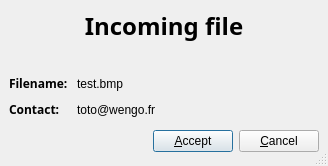
<ui version="4.0" >
 <author></author>
 <comment></comment>
 <exportmacro></exportmacro>
 <class>AcceptDialog</class>
 <widget class="QDialog" name="AcceptDialog" >
  <property name="geometry" >
   <rect>
    <x>0</x>
    <y>0</y>
    <width>328</width>
    <height>166</height>
   </rect>
  </property>
  <property name="windowTitle" >
   <string>File Transfer</string>
  </property>
  <property name="sizeGripEnabled" >
   <bool>true</bool>
  </property>
  <layout class="QGridLayout" >
   <property name="margin" >
    <number>9</number>
   </property>
   <property name="spacing" >
    <number>6</number>
   </property>
   <item row="2" column="0" >
    <layout class="QGridLayout" >
     <property name="margin" >
      <number>0</number>
     </property>
     <property name="spacing" >
      <number>6</number>
     </property>
     <item row="1" column="1" >
      <widget class="QLabel" name="contactLabel" >
       <property name="text" >
        <string>toto@wengo.fr</string>
       </property>
      </widget>
     </item>
     <item row="0" column="1" >
      <widget class="QLabel" name="filenameLabel" >
       <property name="text" >
        <string>test.bmp</string>
       </property>
      </widget>
     </item>
     <item row="0" column="2" >
      <spacer>
       <property name="orientation" >
        <enum>Qt::Horizontal</enum>
       </property>
       <property name="sizeHint" >
        <size>
         <width>40</width>
         <height>20</height>
        </size>
       </property>
      </spacer>
     </item>
     <item row="1" column="0" >
      <widget class="QLabel" name="label_3" >
       <property name="text" >
        <string>&lt;html>&lt;head>&lt;meta name="qrichtext" content="1" />&lt;/head>&lt;body style=" white-space: pre-wrap; font-family:Sans Serif; font-size:9pt; font-weight:400; font-style:normal; text-decoration:none;">&lt;p style=" margin-top:0px; margin-bottom:0px; margin-left:0px; margin-right:0px; -qt-block-indent:0; text-indent:0px;">&lt;span style=" font-weight:600;">Contact: &lt;/span>&lt;/p>&lt;/body>&lt;/html></string>
       </property>
      </widget>
     </item>
     <item row="0" column="0" >
      <widget class="QLabel" name="label_2" >
       <property name="text" >
        <string>&lt;html>&lt;head>&lt;meta name="qrichtext" content="1" />&lt;/head>&lt;body style=" white-space: pre-wrap; font-family:Sans Serif; font-size:9pt; font-weight:400; font-style:normal; text-decoration:none;">&lt;p style=" margin-top:0px; margin-bottom:0px; margin-left:0px; margin-right:0px; -qt-block-indent:0; text-indent:0px;">&lt;span style=" font-weight:600;">Filename: &lt;/span>&lt;/p>&lt;/body>&lt;/html></string>
       </property>
      </widget>
     </item>
     <item row="1" column="2" >
      <spacer>
       <property name="orientation" >
        <enum>Qt::Horizontal</enum>
       </property>
       <property name="sizeHint" >
        <size>
         <width>40</width>
         <height>20</height>
        </size>
       </property>
      </spacer>
     </item>
    </layout>
   </item>
   <item row="1" column="0" >
    <spacer>
     <property name="orientation" >
      <enum>Qt::Vertical</enum>
     </property>
     <property name="sizeHint" >
      <size>
       <width>20</width>
       <height>111</height>
      </size>
     </property>
    </spacer>
   </item>
   <item row="0" column="0" >
    <widget class="QLabel" name="headerLabel" >
     <property name="palette" >
      <palette>
       <active>
        <color>
         <red>0</red>
         <green>0</green>
         <blue>0</blue>
        </color>
        <color>
         <red>221</red>
         <green>223</green>
         <blue>228</blue>
        </color>
        <color>
         <red>255</red>
         <green>255</green>
         <blue>255</blue>
        </color>
        <color>
         <red>255</red>
         <green>255</green>
         <blue>255</blue>
        </color>
        <color>
         <red>85</red>
         <green>85</green>
         <blue>85</blue>
        </color>
        <color>
         <red>199</red>
         <green>199</green>
         <blue>199</blue>
        </color>
        <color>
         <red>255</red>
         <green>255</green>
         <blue>255</blue>
        </color>
        <color>
         <red>255</red>
         <green>255</green>
         <blue>255</blue>
        </color>
        <color>
         <red>0</red>
         <green>0</green>
         <blue>0</blue>
        </color>
        <color>
         <red>255</red>
         <green>255</green>
         <blue>255</blue>
        </color>
        <color>
         <red>239</red>
         <green>239</green>
         <blue>239</blue>
        </color>
        <color>
         <red>0</red>
         <green>0</green>
         <blue>0</blue>
        </color>
        <color>
         <red>103</red>
         <green>141</green>
         <blue>178</blue>
        </color>
        <color>
         <red>255</red>
         <green>255</green>
         <blue>255</blue>
        </color>
        <color>
         <red>0</red>
         <green>0</green>
         <blue>238</blue>
        </color>
        <color>
         <red>82</red>
         <green>24</green>
         <blue>139</blue>
        </color>
        <color>
         <red>232</red>
         <green>232</green>
         <blue>232</blue>
        </color>
       </active>
       <inactive>
        <color>
         <red>0</red>
         <green>0</green>
         <blue>0</blue>
        </color>
        <color>
         <red>221</red>
         <green>223</green>
         <blue>228</blue>
        </color>
        <color>
         <red>255</red>
         <green>255</green>
         <blue>255</blue>
        </color>
        <color>
         <red>255</red>
         <green>255</green>
         <blue>255</blue>
        </color>
        <color>
         <red>85</red>
         <green>85</green>
         <blue>85</blue>
        </color>
        <color>
         <red>199</red>
         <green>199</green>
         <blue>199</blue>
        </color>
        <color>
         <red>255</red>
         <green>255</green>
         <blue>255</blue>
        </color>
        <color>
         <red>255</red>
         <green>255</green>
         <blue>255</blue>
        </color>
        <color>
         <red>0</red>
         <green>0</green>
         <blue>0</blue>
        </color>
        <color>
         <red>255</red>
         <green>255</green>
         <blue>255</blue>
        </color>
        <color>
         <red>239</red>
         <green>239</green>
         <blue>239</blue>
        </color>
        <color>
         <red>0</red>
         <green>0</green>
         <blue>0</blue>
        </color>
        <color>
         <red>103</red>
         <green>141</green>
         <blue>178</blue>
        </color>
        <color>
         <red>255</red>
         <green>255</green>
         <blue>255</blue>
        </color>
        <color>
         <red>0</red>
         <green>0</green>
         <blue>238</blue>
        </color>
        <color>
         <red>82</red>
         <green>24</green>
         <blue>139</blue>
        </color>
        <color>
         <red>232</red>
         <green>232</green>
         <blue>232</blue>
        </color>
       </inactive>
       <disabled>
        <color>
         <red>128</red>
         <green>128</green>
         <blue>128</blue>
        </color>
        <color>
         <red>221</red>
         <green>223</green>
         <blue>228</blue>
        </color>
        <color>
         <red>255</red>
         <green>255</green>
         <blue>255</blue>
        </color>
        <color>
         <red>255</red>
         <green>255</green>
         <blue>255</blue>
        </color>
        <color>
         <red>85</red>
         <green>85</green>
         <blue>85</blue>
        </color>
        <color>
         <red>199</red>
         <green>199</green>
         <blue>199</blue>
        </color>
        <color>
         <red>199</red>
         <green>199</green>
         <blue>199</blue>
        </color>
        <color>
         <red>255</red>
         <green>255</green>
         <blue>255</blue>
        </color>
        <color>
         <red>128</red>
         <green>128</green>
         <blue>128</blue>
        </color>
        <color>
         <red>239</red>
         <green>239</green>
         <blue>239</blue>
        </color>
        <color>
         <red>239</red>
         <green>239</green>
         <blue>239</blue>
        </color>
        <color>
         <red>0</red>
         <green>0</green>
         <blue>0</blue>
        </color>
        <color>
         <red>86</red>
         <green>117</green>
         <blue>148</blue>
        </color>
        <color>
         <red>255</red>
         <green>255</green>
         <blue>255</blue>
        </color>
        <color>
         <red>0</red>
         <green>0</green>
         <blue>238</blue>
        </color>
        <color>
         <red>82</red>
         <green>24</green>
         <blue>139</blue>
        </color>
        <color>
         <red>232</red>
         <green>232</green>
         <blue>232</blue>
        </color>
       </disabled>
      </palette>
     </property>
     <property name="text" >
      <string>&lt;html>&lt;head>&lt;meta name="qrichtext" content="1" />&lt;/head>&lt;body style=" white-space: pre-wrap; font-family:Sans Serif; font-size:9pt; font-weight:400; font-style:normal; text-decoration:none;">&lt;p style=" margin-top:0px; margin-bottom:0px; margin-left:0px; margin-right:0px; -qt-block-indent:0; text-indent:0px;">&lt;span style=" font-weight:600;">&lt;h1>Incoming file&lt;/h1>&lt;/span>&lt;/p>&lt;/body>&lt;/html></string>
     </property>
     <property name="alignment" >
      <set>Qt::AlignCenter</set>
     </property>
    </widget>
   </item>
   <item row="3" column="0" >
    <layout class="QHBoxLayout" >
     <property name="margin" >
      <number>0</number>
     </property>
     <property name="spacing" >
      <number>6</number>
     </property>
     <item>
      <spacer>
       <property name="orientation" >
        <enum>Qt::Horizontal</enum>
       </property>
       <property name="sizeHint" >
        <size>
         <width>131</width>
         <height>31</height>
        </size>
       </property>
      </spacer>
     </item>
     <item>
      <widget class="QPushButton" name="okButton" >
       <property name="text" >
        <string>&amp;Accept</string>
       </property>
      </widget>
     </item>
     <item>
      <widget class="QPushButton" name="cancelButton" >
       <property name="text" >
        <string>&amp;Cancel</string>
       </property>
      </widget>
     </item>
    </layout>
   </item>
  </layout>
 </widget>
 <pixmapfunction></pixmapfunction>
 <tabstops>
  <tabstop>okButton</tabstop>
  <tabstop>cancelButton</tabstop>
 </tabstops>
 <resources/>
 <connections>
  <connection>
   <sender>okButton</sender>
   <signal>clicked()</signal>
   <receiver>AcceptDialog</receiver>
   <slot>accept()</slot>
   <hints>
    <hint type="sourcelabel" >
     <x>278</x>
     <y>253</y>
    </hint>
    <hint type="destinationlabel" >
     <x>96</x>
     <y>254</y>
    </hint>
   </hints>
  </connection>
  <connection>
   <sender>cancelButton</sender>
   <signal>clicked()</signal>
   <receiver>AcceptDialog</receiver>
   <slot>reject()</slot>
   <hints>
    <hint type="sourcelabel" >
     <x>369</x>
     <y>253</y>
    </hint>
    <hint type="destinationlabel" >
     <x>179</x>
     <y>282</y>
    </hint>
   </hints>
  </connection>
 </connections>
</ui>
